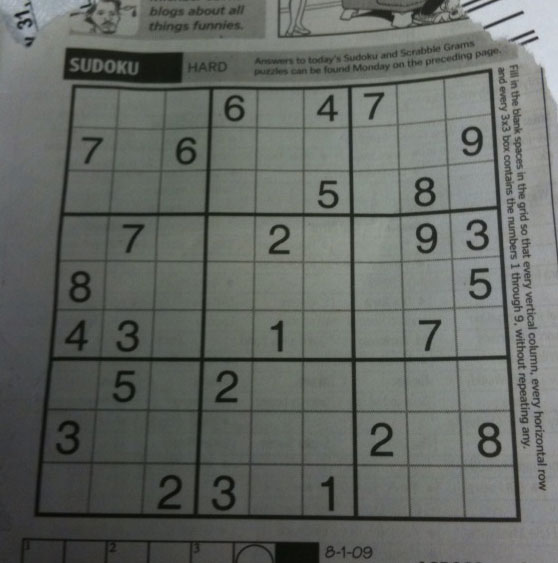
#> input picture images/image3.png, 558 x 563 px
$ python task.py
#> lines starting #> are read from the running program, lines starting #| are printed output that depends on the picture
from pathlib import Path

import cv2
import matplotlib

matplotlib.use("Agg")
import matplotlib.pyplot as plt


IMAGE_DIR = Path(__file__).resolve().parents[3] / "images"
OUTPUT_DIR = Path(__file__).resolve().parent


def main():
    image_path = IMAGE_DIR / "image3.png"
    source = cv2.imread(str(image_path))
#> source is the input picture: shape (563, 558, 3); mean B, G, R 99.5, 104.1, 100
    if source is None:
        raise FileNotFoundError(f"Could not load input image: {image_path}")
    height, width = source.shape[:2]
#> height = 563; width = 558
    transform = cv2.getRotationMatrix2D((width / 2, height / 2), 15, 1.0)
    transform[:, 2] += (20, -10)
    target = cv2.warpAffine(source, transform, (width, height))
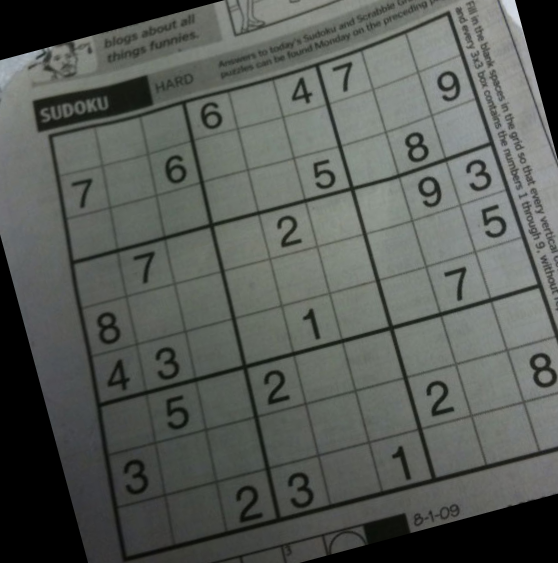
#> target: shape (563, 558, 3); mean B, G, R 86.7, 91.2, 87.3
    source_gray = cv2.cvtColor(source, cv2.COLOR_BGR2GRAY)
    target_gray = cv2.cvtColor(target, cv2.COLOR_BGR2GRAY)

    sift = cv2.SIFT_create()
    source_keypoints, source_descriptors = sift.detectAndCompute(source_gray, None)
#> source_keypoints = 1725 keypoints; strongest (x, y, size): (536, 38, 2.6), (532, 32, 2.7), (521, 13, 2.7), (18, 15, 3.5)
    target_keypoints, target_descriptors = sift.detectAndCompute(target_gray, None)
#> target_keypoints = 1504 keypoints; strongest (x, y, size): (468, 170, 3.7), (540, 362, 5.6), (414, 141, 4.8), (447, 81, 6)
    if source_descriptors is None or target_descriptors is None:
        raise RuntimeError("SIFT could not find descriptors in both images.")

    matcher = cv2.FlannBasedMatcher(
        dict(algorithm=1, trees=5), dict(checks=50)
    )
    pairs = matcher.knnMatch(source_descriptors, target_descriptors, k=2)
#> pairs = 1725 matches
    good_matches = [
        pair[0]
        for pair in pairs
        if len(pair) == 2 and pair[0].distance < 0.7 * pair[1].distance
    ]
#> good_matches = 750 matches
    if not good_matches:
        raise RuntimeError("Lowe's ratio test rejected every descriptor match.")

    visualization = cv2.drawMatches(
        source,
        source_keypoints,
        target,
        target_keypoints,
        good_matches,
        None,
        flags=cv2.DrawMatchesFlags_NOT_DRAW_SINGLE_POINTS,
    )
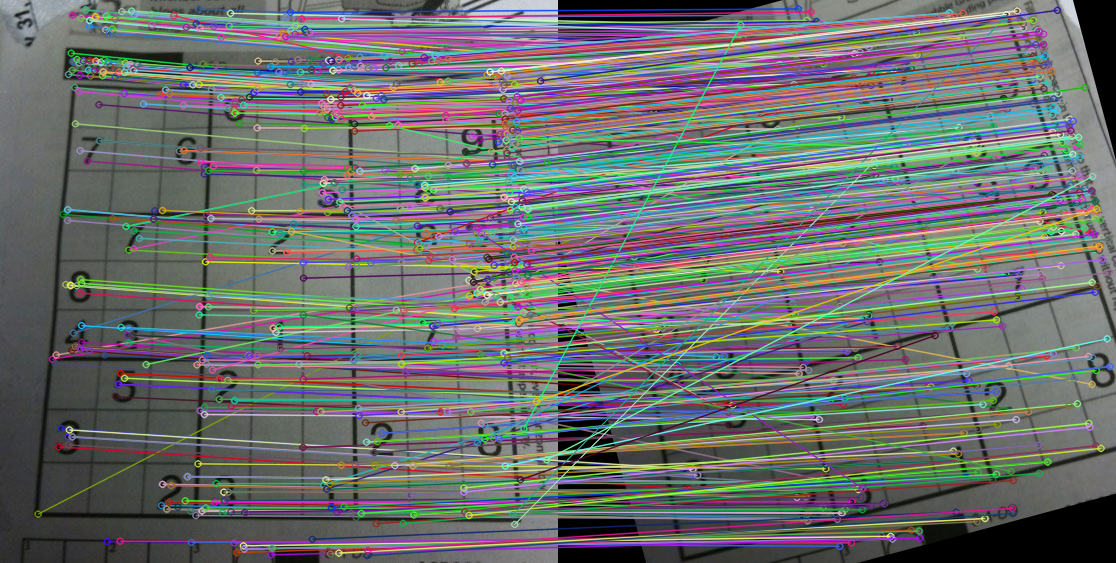
#> visualization: shape (563, 1116, 3); mean B, G, R 109.2, 110.1, 107.5
    figure, axis = plt.subplots(figsize=(16, 8))
    axis.imshow(cv2.cvtColor(visualization, cv2.COLOR_BGR2RGB))
    axis.set_title(f"Lowe's ratio-test matches ({len(good_matches)})")
    axis.axis("off")
    figure.tight_layout()
    output_path = OUTPUT_DIR / "task7_manual_good_matches.jpg"
    figure.savefig(output_path, dpi=150, bbox_inches="tight")
    plt.close(figure)
    print(f"Good matches after Lowe's ratio test: {len(good_matches)}")
#| Good matches after Lowe's ratio test: 750
    print(f"Saved visualization to {output_path}")


if __name__ == "__main__":
    main()

$ run again, with images/building.jpg saved as images/image3.png
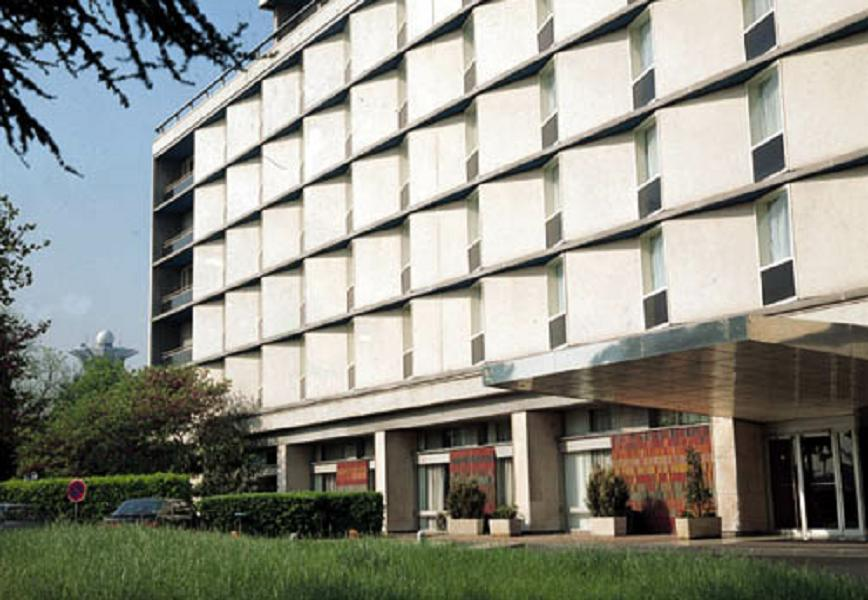
#> input picture images/building.jpg, 868 x 600 px
#> in main, source is the input picture: shape (600, 868, 3); mean B, G, R 133.7, 143.6, 142.9
#> in main, `target_gray = cv2.cvtColor(target, cv2.COLOR_BGR2GRAY)`:
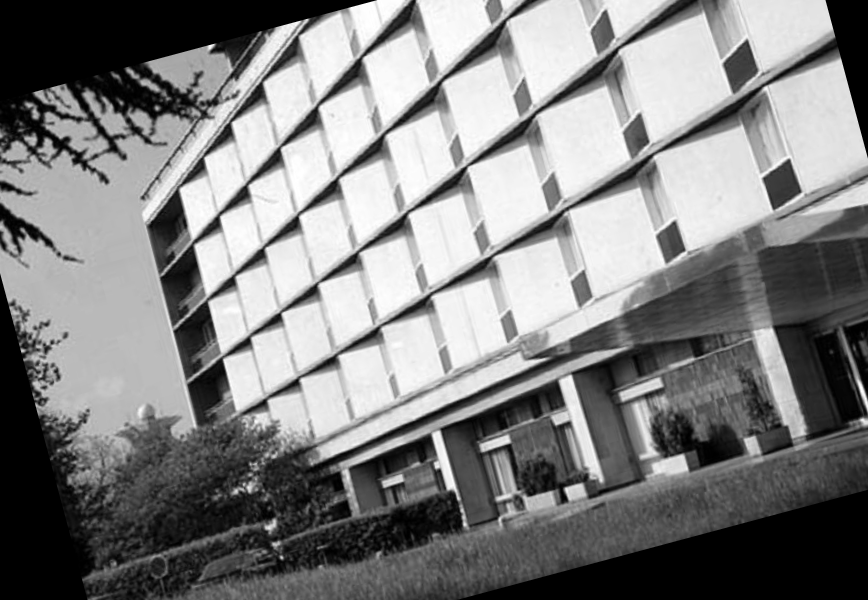
#> target_gray: shape (600, 868); min 0, max 255, mean 128.8
#> source_keypoints = 4566 keypoints; strongest (x, y, size): (219, 176, 10.5), (254, 154, 11.5), (294, 197, 11.8), (294, 128, 12.2)
#> target_keypoints = 3812 keypoints; strongest (x, y, size): (210, 47, 3.6), (214, 226, 10.5), (242, 196, 11.5), (293, 226, 11.8)
#> pairs = 4566 matches
#> good_matches = 2802 matches
#> in main, `visualization = cv2.drawMatches( source, source_keypoints, target, tar..`:
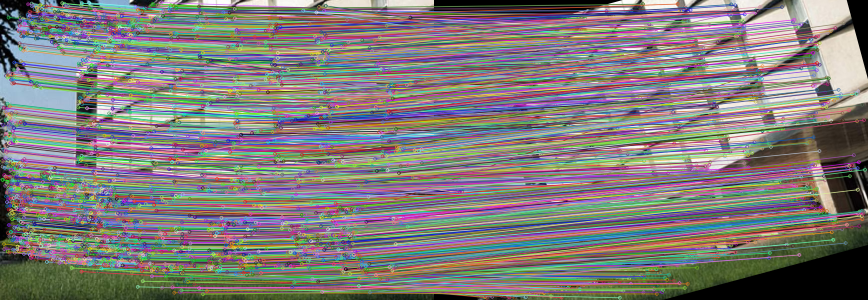
#> visualization: shape (600, 1736, 3) (shown at 1/2 size); mean B, G, R 121.8, 123.8, 127.8
#| Good matches after Lowe's ratio test: 2802
